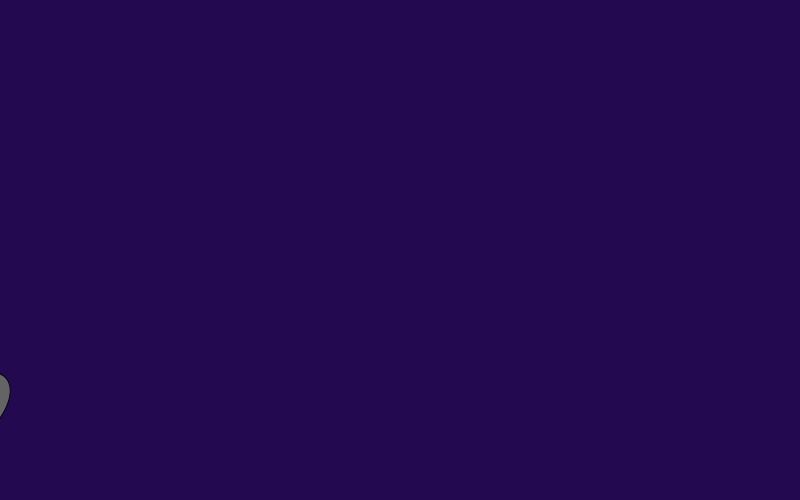
Frame 1 (no input)
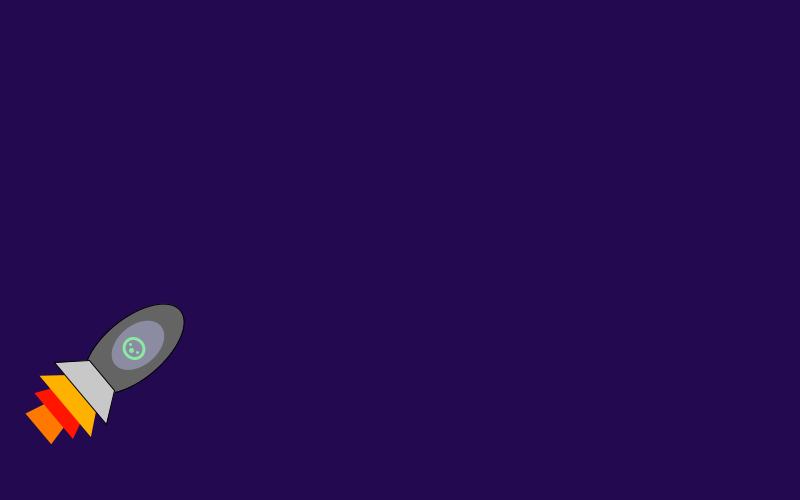
Frame 60 (the mouse pressed at the canvas centre just before this capture)
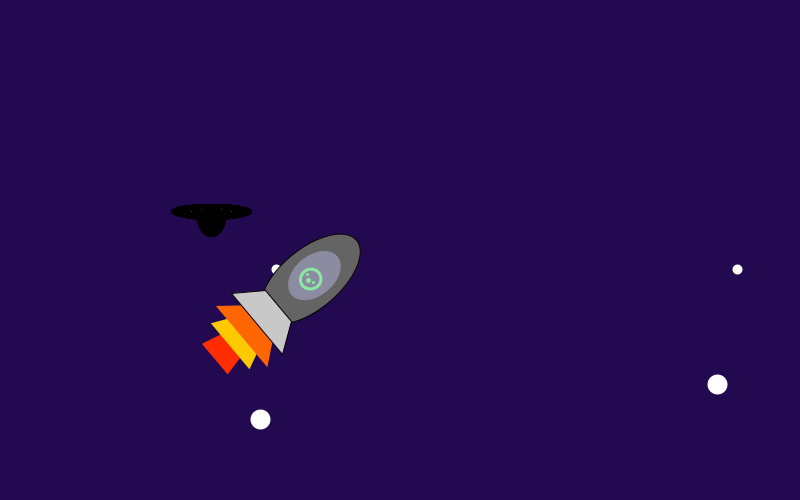
Frame 120 (the mouse held since frame 60 and released just before this capture)

The Processing sketch that drew these frames (run headless with seeded random() and noise(); from frame 60 on, the mouse is pressed at the canvas centre):

// Processing sketch: FlyingSpaceship
// ── FlyingSpaceship.pde
/*
  Name: Jessica Chen
  Teacher: M. Cruceanu/V. Krasteva
  Date: Saturday, December 19, 2020
  Assignment: Small Animations, Animation 2
    ∞ Flying Spaceship ∞
        Make a spaceship fly across the night sky
          It must have a tail behind that dissapears as it flies
        ONLY procedures
          setup(), draw(), mybackground(), flyingSpaceship()
*/
//Global Variables
//spaceship
int sx = 400;
int sy = 250;

//trail colours
int r1 = 255;
int g1 = 0;
int b1 = 0;
int r2 = 255;
int g2 = 100;
int b2 = 0;
int r3 = 255;
int g3 = 200;
int b3 = 0;
void setup(){
  size(800, 500);
}
void draw(){
  //Call the functions
  background(35, 10, 80);
  if((sx<650) && (sx>480)){  
    mybackground();
  }
  pushMatrix();
  translate(-105, -50);
  rotate(PI*10/36);
  flyingSpaceship();
  popMatrix();
}




void mybackground(){
  
  //"stars"
  stroke(255);
  //smallest
  strokeWeight(5);
    for(int l=1; l<=100; l+=1){
        point(random(950, 1950), random(-950, 950)); //less of them on the screen  
  }

  //medium
  strokeWeight(10);
    for(int l=1; l<50; l+=1){
        point(random(-950, 950), random(-950, 950));
  }
  
  //largest
  strokeWeight(20);
    for(int l=1; l<25; l+=1){
        point(random(-950, 950), random(-950, 950));    
  }
  
  //UFO
  float n = random(-950, 950);
  for(int l=1; l<25; l+=1){
      stroke(0);
      strokeWeight(1);
      fill(0, 0, 0, 200);
      arc(n, n, 30, 50, 0, PI);
      fill(0);
      ellipse(n, n, 80, 15);
      stroke(100, 100, 0);
      point(n-20, n);
      point(n-10, n-2);
      point(n+10, n-2);
      point(n+20, n); 
  }

}


void flyingSpaceship(){
  
  //SPACESHIP
  //spaceship trail
  noStroke();
  fill(r3, g3, b3);
  triangle(sx, sy+40, sx+20, sy+125, sx-20, sy+125);
  fill(r2, g2, b2);
  triangle(sx, sy+40, sx+30, sy+105, sx-30, sy+105);
  fill(r1, g1, b1);
  triangle(sx, sy+40, sx+40, sy+90, sx-40, sy+90);
  
  //spaceship body
  strokeWeight(1);
  stroke(0);
  fill(100);
  arc(sx, sy, 60, 120, HALF_PI+QUARTER_PI, TWO_PI+QUARTER_PI, CHORD);  
  //spaceship tail
  fill(200);
  quad(sx+20, sy+42, sx+40, sy+70, sx-40, sy+70, sx-20, sy+42);
  //passenger
  stroke(100, 255, 100);
  strokeWeight(3);
  noFill();
  ellipse(sx, sy, 20, 20);
  point(sx-5, sy);
  point(sx+5, sy);
  strokeWeight(5);
  point(sx, sy+3);
  //glass
  noStroke();
  fill(200, 200, 255, 100);
  ellipse(sx, sy-5, 40, 60);
  
  //move the spaceship
  sx+=1;
  sy-=3;


  //making the trails change colour and disappear
  //closest
  if((sx<670) && (sx>380)){
    g1+=3;
    if(g1>254){
      g1=0;
    }
  }
  else{
   r1-=5; 
   if(r1<35){
    r1=35; 
   }
   g1-=5;
   if(g1<10){
    g1=10; 
   }
   b1+=5;
   if(b1>80){
    b1=80; 
   }
  }
  
  //middle
  if((sx<650) && (sx>380)){
    g2+=3;
    if(g2>254){
     g2=0; 
    }
  }
  else{
   r2-=5;
   if(r2<35){
    r2=35; 
   }
   g2-=5;
   if(g2<10){
    g2=10; 
   }
   b2+=5;
   if(b2>80){
    b2=80; 
   }
  }
  
  //furthest
  if((sx<630) && (sx>380)){
    g3+=3;
    if(g3>254){
     g3=0; 
    }
  }
  else{
    r3-=5;
    if(r3<35){
     r3=35; 
    }
    g3-=5;
    if(g3<10){
     g3=10; 
    }
    b3+=5;
    if(b3>80){
     b3=80; 
    }
  }
}
